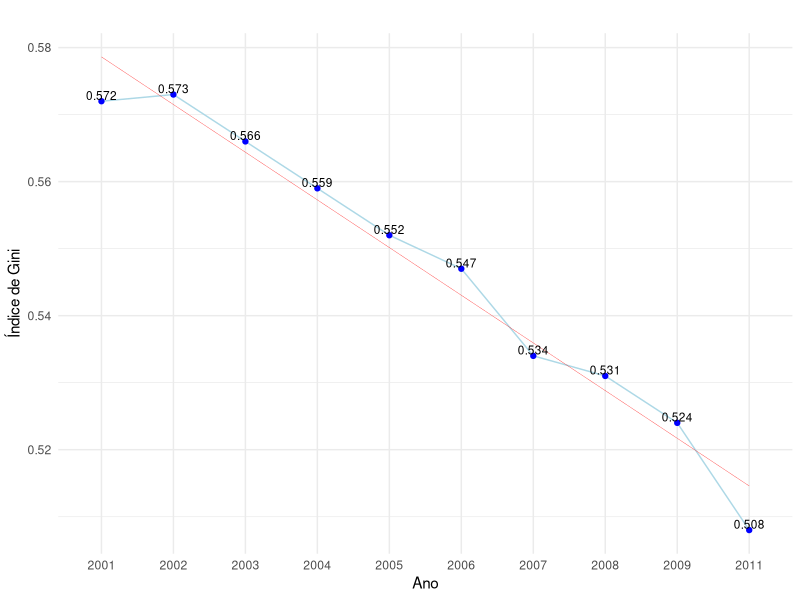
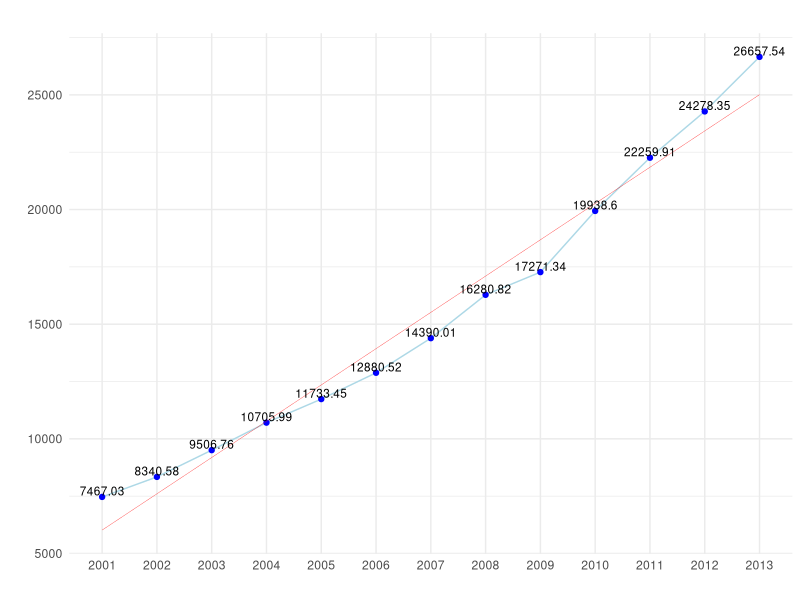

Source code (R) for these figures, in order:
library(readxl)
library(tidyverse)
gini <- read_excel("gini.xlsx", skip = 3) |> 
  rename(valor = "...2")

# remover linhas com NA
gini <- gini |> 
  filter(!is.na(valor))

# gráfico de linhas 
gini |> 
  ggplot(aes(x = Ano, y = valor, group = 1)) +
  geom_line(color = "lightblue") +
  geom_point(color = "blue") +
  geom_smooth(method = "lm", se = FALSE, color = "red", size = 0.1) +
  labs(title = "",
       x = "Ano",
       y = "Índice de Gini") +
  geom_text(aes(x = Ano, y = valor, label = paste0(valor)),
            vjust = -0.15, size = 3)+
  theme_minimal()


pip_per_capita <- read_excel("pip_per_capita.xlsx", 
                             sheet = "PIB per capita - val...; Brasil", 
                             skip = 3) |> 
  rename(valor = "...2")


# remover linhas com NA
pip_per_capita <- pip_per_capita |> 
  filter(!is.na(valor))

# selecionar ano de 2001 a 2013
pip_per_capita <- pip_per_capita |> 
  filter(Ano >= 2001 & Ano <= 2013)

# gráfico de linhas
pip_per_capita |> 
  ggplot(aes(x = Ano, y = valor, group = 1)) +
  geom_line(color = "lightblue") +
  geom_point(color = "blue") +
  geom_smooth(method = "lm", se = FALSE, color = "red", size = 0.1) +
  labs(title = "",
       x = "",
       y = "") +
  geom_text(aes(x = Ano, y = valor, label = paste0(valor)),
            vjust = -0.15, size = 3)+
  theme_minimal()

